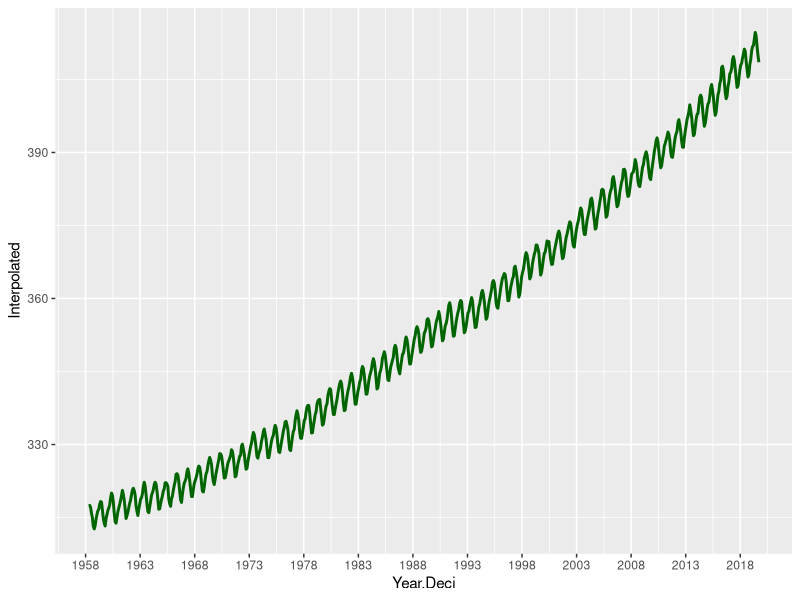

R code for this plot:
library(tidyverse)
library(ggplot2)
library(dplyr)

raw_data=read_csv("CO2.csv")

str(raw_data)

plot=ggplot(raw_data,aes(Year.Deci,Interpolated))+
  geom_line(size=1,color='darkgreen')+
  scale_x_continuous(breaks = seq(1958,2019,5))

plot
